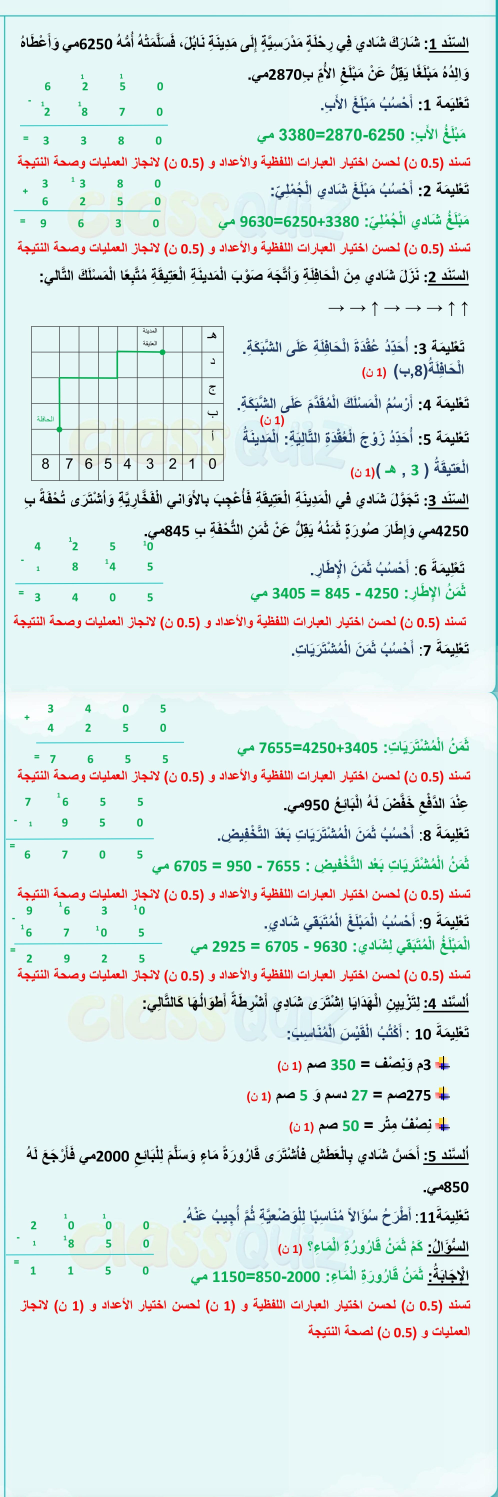
#> input picture Layout_module/test_splitter/debug_sections/section_01.jpg, 1991 x 5986 px (shown at 1/4 size)
$ python -i openai_image_splitter.py   (imports and definitions only)
#> lines starting #> are read from the running program, lines starting #| are printed output that depends on the picture
### logger_manager.py
import logging
import sys
from pathlib import Path

class LoggerManager:
    _loggers = {}  # Cache to prevent duplicate handlers

    @staticmethod
    def get_logger(name: str) -> logging.Logger:
        # Return cached logger if it exists
        if name in LoggerManager._loggers:
            return LoggerManager._loggers[name]

        logger = logging.getLogger(name)
        logger.setLevel(logging.DEBUG)

        formatter = logging.Formatter(
            "%(asctime)s - %(name)s - %(levelname)s - %(message)s"
        )

        # Console handler (UTF-8)
        console_handler = logging.StreamHandler(sys.stdout)
        console_handler.setLevel(logging.INFO)
        console_handler.setFormatter(formatter)

        # Create logs directory if it doesn't exist
        logs_dir = Path("logs")
        logs_dir.mkdir(exist_ok=True)

        # Extract module name for log file
        # e.g., "agents_module.question_extractor" → "agents_module"
        module_name = name.split('.')[0] if '.' in name else name
        log_file = logs_dir / f"{module_name}.log"

        # File handler (UTF-8) - module-specific
        file_handler = logging.FileHandler(log_file, encoding="utf-8")
        file_handler.setLevel(logging.DEBUG)
        file_handler.setFormatter(formatter)

        # Only add handlers if not already present
        if not logger.handlers:
            logger.addHandler(console_handler)
            logger.addHandler(file_handler)

        # Cache the logger
        LoggerManager._loggers[name] = logger

        return logger

### Layout_module/openai_image_splitter.py
"""
openai_image_splitter.py
------------------------
Splits exam pages into sections using OpenAI Vision API + OpenCV.

  - detect_section_lines()  →  OpenAI Vision OCR (y_percent) + OpenCV band snapping
  - highlight_keywords()    →  returns image copy with yellow bars on keyword rows
  - split_image()           →  crops into sections (keyword row → next keyword row)
  - split_and_save()        →  saves sections to disk, returns metadata dict
"""

from __future__ import annotations

import re
import base64
import json
import sys
import unicodedata
from io import BytesIO
from pathlib import Path
from typing import List, Optional, Tuple
from dataclasses import dataclass

import cv2
import numpy as np
from PIL import Image, ImageDraw
from openai import OpenAI

sys.path.insert(0, str(Path(__file__).parent.parent))

try:
    from logger_manager import LoggerManager
    from Layout_module.layout_config import LayoutConfig
except ImportError:
    class LoggerManager:
        # [4 lines left out: function get_logger, not called in this run]
    class LayoutConfig:
        OPENAI_API_KEY     = ""
        OPENAI_MODEL_NAME  = "gpt-4o"
        KEY_WORDS          = ["سند", "تعليمة"]
        EXCLUDED_KEYWORDS  = []
        RAW_EXAMS_PATH     = Path("data/Sections/exams")
        RAW_SUBMISSIONS_PATH = Path("data/Sections/submissions")


# ---------------------------------------------------------------------------
# Arabic normalization
# ---------------------------------------------------------------------------

_DIACRITICS = re.compile(
    r'[\u0610-\u061A\u064B-\u065F\u0670'
    r'\u06D6-\u06DC\u06DF-\u06E4\u06E7\u06E8\u06EA-\u06ED]'
)
_TATWEEL = re.compile(r'\u0640')
_ALEF    = re.compile(r'[\u0622\u0623\u0625\u0671\u0627]')
_YA      = re.compile(r'\u0649')
_AL      = re.compile(r'^ال')


# [58 lines left out: functions _normalize, _root, anchor_to_nearest_band, not called in this run]


# ---------------------------------------------------------------------------
# Data class
# ---------------------------------------------------------------------------

@dataclass
class KeywordDetection:
    keyword: str
    text:    str
    x_min:   int
    y_min:   int
    x_max:   int
    y_max:   int


# ---------------------------------------------------------------------------
# Main splitter
# ---------------------------------------------------------------------------

class OpenAIImageSplitter:

    CHUNK_HEIGHT        = 1500
    CHUNK_OVERLAP       = 250
    HIGHLIGHT_BAR_COLOR = (255, 220, 0)   # yellow RGB
    HIGHLIGHT_ALPHA     = 0.4             # semi-transparent overlay

    def __init__(
        self,
        api_key:    Optional[str] = None,
        model_name: Optional[str] = None,
    ):
        self.logger     = LoggerManager.get_logger(__name__)
        self.api_key    = api_key    or LayoutConfig.OPENAI_API_KEY
        self.model_name = model_name or LayoutConfig.OPENAI_MODEL_NAME

        if not self.api_key:
            raise ValueError("OPENAI_API_KEY is required")

        self.client            = OpenAI(api_key=self.api_key)
        self.keywords          = LayoutConfig.KEY_WORDS
        self.excluded_keywords = LayoutConfig.EXCLUDED_KEYWORDS
        self._kw_roots         = {kw: _root(kw) for kw in self.keywords}
        self._excl_roots       = [_root(e) for e in self.excluded_keywords]

        # populated by detect_section_lines() — available for callers
        self._last_detected_keywords: List[KeywordDetection] = []

        self.logger.info(
            f"OpenAIImageSplitter ready | model={self.model_name} "
            f"| keywords={self.keywords} "
            f"| chunk={self.CHUNK_HEIGHT}px overlap={self.CHUNK_OVERLAP}px"
        )

    # ------------------------------------------------------------------
    # 1. detect_section_lines
    #    Returns: List[(x_min, y_min, x_max, y_max)] sorted top→bottom
    # ------------------------------------------------------------------

    # [387 lines left out: functions detect_section_lines, highlight_keywords, split_image, split_and_save, _openai_extract, _build_prompt and 6 more, not called in this run]

>>> import cv2
>>> picture = cv2.imread('test_splitter/debug_sections/section_01.jpg', cv2.IMREAD_GRAYSCALE)
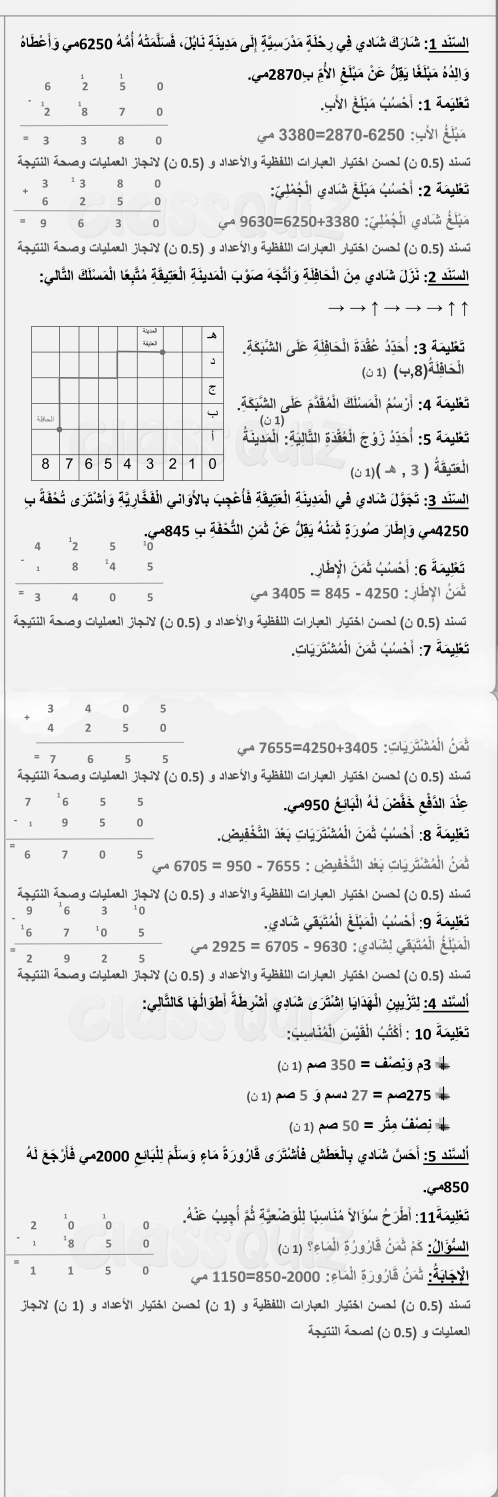
#> picture: shape (5986, 1991) (shown at 1/4 size); min 0, max 255, mean 230.6
>>> result = OpenAIImageSplitter().highlight_keywords(picture)
#> (the run stopped early here; a loop or call above may not have finished)
